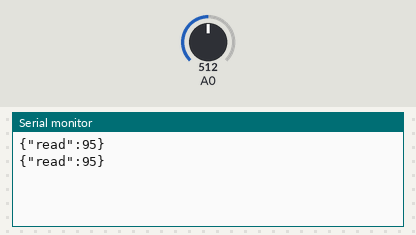
A sketch run on a simulated Arduino Uno, built with avr-gcc and run on an emulated ATmega328P. On the bench: the last lines printed to the serial monitor. The test bench sets the inputs (shaded band); at power-on: A0 = 512.

Above: at 1.8 s.
1.9 s: A0 set to 716
At 2.4 s:
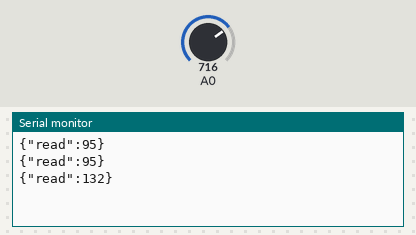
3.4 s: A0 set to 900
At 4.8 s:
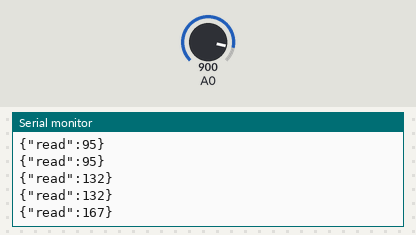
Timing chart, 0 to 6.4 s (numbered marks = the images above; inputs shaded):
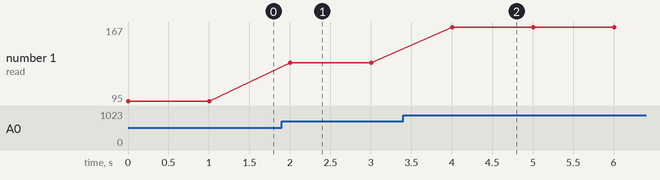

The sketch:

LDR_Sensor.ino
```cpp
#include <ArduinoJson.h>
int sensorValue;
void setup()
{
  Serial.begin(9600);
}

void loop()
{
    sensorValue = analogRead(A0);
    String str = "{";
            str = str + "\"read\":";
            str = str + map(sensorValue, 0, 1023, 0, 190);
            str = str + "}";
    Serial.println(str);
    delay(1000);
}
```

Measured:
- after the input at 1.9 s, the serial monitor: prints a new line after 0.10 s (image 1)
- after the input at 3.4 s, the serial monitor: prints a new line after 0.60 s (image 2)
- plotted number 1: 95 → 132 after the input at 1.9 s, 132 → 167 after the input at 3.4 s
